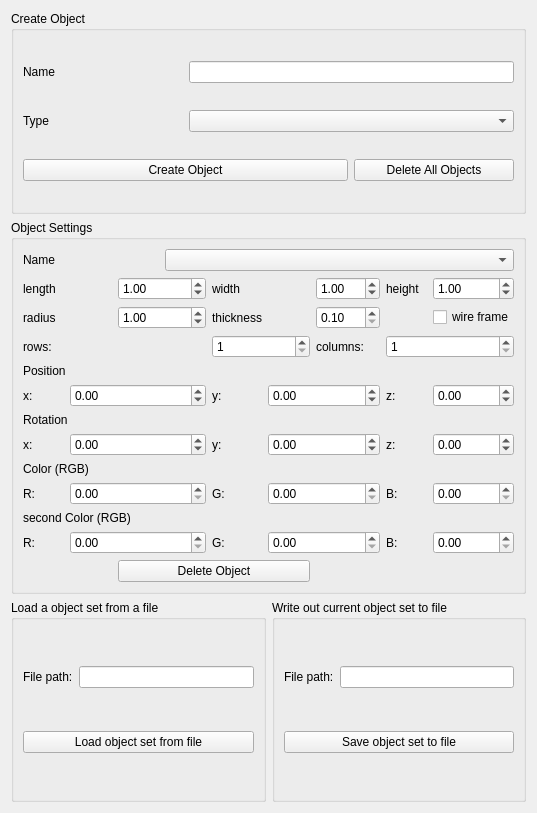
<?xml version="1.0" encoding="UTF-8"?>
<ui version="4.0">
 <class>SceneWidget</class>
 <widget class="QWidget" name="SceneWidget">
  <property name="geometry">
   <rect>
    <x>0</x>
    <y>0</y>
    <width>537</width>
    <height>813</height>
   </rect>
  </property>
  <property name="focusPolicy">
   <enum>Qt::StrongFocus</enum>
  </property>
  <property name="windowTitle">
   <string>Form</string>
  </property>
  <layout class="QGridLayout" name="gridLayout_5">
   <item row="0" column="0" colspan="2">
    <widget class="QGroupBox" name="mpObjectCreateBox">
     <property name="title">
      <string>Create Object</string>
     </property>
     <layout class="QGridLayout" name="gridLayout">
      <item row="0" column="0">
       <widget class="QLabel" name="mpLabelName_1">
        <property name="text">
         <string>Name</string>
        </property>
       </widget>
      </item>
      <item row="0" column="1" colspan="2">
       <widget class="QLineEdit" name="mpLineEditName">
        <property name="text">
         <string/>
        </property>
       </widget>
      </item>
      <item row="1" column="0">
       <widget class="QLabel" name="mpLabelType">
        <property name="text">
         <string>Type</string>
        </property>
       </widget>
      </item>
      <item row="1" column="1" colspan="2">
       <widget class="QComboBox" name="mpComboBoxType"/>
      </item>
      <item row="2" column="0" colspan="2">
       <widget class="QPushButton" name="mpPushButtonCreateObject">
        <property name="text">
         <string>Create Object</string>
        </property>
       </widget>
      </item>
      <item row="2" column="2">
       <widget class="QPushButton" name="mpPushButtonDeleteAllObjects">
        <property name="text">
         <string>Delete All Objects</string>
        </property>
       </widget>
      </item>
     </layout>
    </widget>
   </item>
   <item row="2" column="0">
    <widget class="QGroupBox" name="mpGroupBoxLoad">
     <property name="title">
      <string>Load a object set from a file</string>
     </property>
     <layout class="QGridLayout" name="gridLayout_3">
      <item row="0" column="0">
       <widget class="QLabel" name="label_2">
        <property name="text">
         <string>File path:</string>
        </property>
       </widget>
      </item>
      <item row="0" column="1">
       <widget class="QLineEdit" name="mpLoadPathLineEdit"/>
      </item>
      <item row="1" column="0" colspan="2">
       <widget class="QPushButton" name="mpPushButtonLoadSet">
        <property name="text">
         <string>Load object set from file</string>
        </property>
       </widget>
      </item>
     </layout>
    </widget>
   </item>
   <item row="2" column="1">
    <widget class="QGroupBox" name="mpGroupBoxSave">
     <property name="title">
      <string>Write out current object set to file</string>
     </property>
     <layout class="QGridLayout" name="gridLayout_4">
      <item row="0" column="0">
       <widget class="QLabel" name="label">
        <property name="text">
         <string>File path:</string>
        </property>
       </widget>
      </item>
      <item row="0" column="1">
       <widget class="QLineEdit" name="mpSavePathLineEdit"/>
      </item>
      <item row="1" column="0" colspan="2">
       <widget class="QPushButton" name="mpPushButtonSaveSet">
        <property name="text">
         <string>Save object set to file</string>
        </property>
       </widget>
      </item>
     </layout>
    </widget>
   </item>
   <item row="1" column="0" colspan="2">
    <widget class="QGroupBox" name="mpObjectSettingsBox">
     <property name="enabled">
      <bool>true</bool>
     </property>
     <property name="title">
      <string>Object Settings</string>
     </property>
     <layout class="QGridLayout" name="gridLayout_2">
      <item row="0" column="0" colspan="2">
       <widget class="QLabel" name="mpLabelName_2">
        <property name="text">
         <string>Name</string>
        </property>
       </widget>
      </item>
      <item row="0" column="3" colspan="6">
       <widget class="QComboBox" name="mpComboBoxName"/>
      </item>
      <item row="5" column="0" colspan="4">
       <widget class="QLabel" name="mpLabelChessboardSize">
        <property name="text">
         <string>rows:</string>
        </property>
       </widget>
      </item>
      <item row="6" column="0" colspan="3">
       <widget class="QLabel" name="mpLabelPosition">
        <property name="text">
         <string>Position</string>
        </property>
       </widget>
      </item>
      <item row="7" column="0">
       <widget class="QLabel" name="mpLabelPositionX">
        <property name="text">
         <string>x:</string>
        </property>
       </widget>
      </item>
      <item row="7" column="1" colspan="3">
       <widget class="QDoubleSpinBox" name="mpDoubleSpinBoxPositionX">
        <property name="minimum">
         <double>-1500.000000000000000</double>
        </property>
        <property name="maximum">
         <double>1500.000000000000000</double>
        </property>
        <property name="singleStep">
         <double>1.000000000000000</double>
        </property>
       </widget>
      </item>
      <item row="7" column="4">
       <widget class="QLabel" name="mpLabelPositionY">
        <property name="text">
         <string>y:</string>
        </property>
       </widget>
      </item>
      <item row="7" column="5" colspan="2">
       <widget class="QDoubleSpinBox" name="mpDoubleSpinBoxPositionY">
        <property name="minimum">
         <double>-1500.000000000000000</double>
        </property>
        <property name="maximum">
         <double>1500.000000000000000</double>
        </property>
        <property name="singleStep">
         <double>1.000000000000000</double>
        </property>
        <property name="value">
         <double>0.000000000000000</double>
        </property>
       </widget>
      </item>
      <item row="7" column="7">
       <widget class="QLabel" name="mpLabelPositionZ">
        <property name="text">
         <string>z:</string>
        </property>
       </widget>
      </item>
      <item row="7" column="8">
       <widget class="QDoubleSpinBox" name="mpDoubleSpinBoxPositionZ">
        <property name="minimum">
         <double>-1500.000000000000000</double>
        </property>
        <property name="maximum">
         <double>1500.000000000000000</double>
        </property>
        <property name="singleStep">
         <double>1.000000000000000</double>
        </property>
       </widget>
      </item>
      <item row="8" column="0" colspan="3">
       <widget class="QLabel" name="mpLabelRotation">
        <property name="text">
         <string>Rotation</string>
        </property>
       </widget>
      </item>
      <item row="9" column="0">
       <widget class="QLabel" name="mpLabelRotationX">
        <property name="text">
         <string>x:</string>
        </property>
       </widget>
      </item>
      <item row="9" column="1" colspan="3">
       <widget class="QDoubleSpinBox" name="mpDoubleSpinBoxRotationX">
        <property name="minimum">
         <double>-5.000000000000000</double>
        </property>
        <property name="maximum">
         <double>5.000000000000000</double>
        </property>
        <property name="singleStep">
         <double>0.100000000000000</double>
        </property>
       </widget>
      </item>
      <item row="9" column="4">
       <widget class="QLabel" name="mpLabelRotationY">
        <property name="text">
         <string>y:</string>
        </property>
       </widget>
      </item>
      <item row="9" column="5" colspan="2">
       <widget class="QDoubleSpinBox" name="mpDoubleSpinBoxRotationY">
        <property name="decimals">
         <number>2</number>
        </property>
        <property name="minimum">
         <double>-5.000000000000000</double>
        </property>
        <property name="maximum">
         <double>5.000000000000000</double>
        </property>
        <property name="singleStep">
         <double>0.100000000000000</double>
        </property>
       </widget>
      </item>
      <item row="9" column="7">
       <widget class="QLabel" name="mpLabelRotationZ">
        <property name="text">
         <string>z:</string>
        </property>
       </widget>
      </item>
      <item row="9" column="8">
       <widget class="QDoubleSpinBox" name="mpDoubleSpinBoxRotationZ">
        <property name="minimum">
         <double>-5.000000000000000</double>
        </property>
        <property name="maximum">
         <double>5.000000000000000</double>
        </property>
        <property name="singleStep">
         <double>0.100000000000000</double>
        </property>
       </widget>
      </item>
      <item row="10" column="0" colspan="3">
       <widget class="QLabel" name="mpLabelColor">
        <property name="text">
         <string>Color (RGB)</string>
        </property>
       </widget>
      </item>
      <item row="11" column="0">
       <widget class="QLabel" name="mpLabelColorR_1">
        <property name="text">
         <string>R:</string>
        </property>
       </widget>
      </item>
      <item row="11" column="1" colspan="3">
       <widget class="QDoubleSpinBox" name="mpDoubleSpinBoxColorR">
        <property name="maximum">
         <double>1.000000000000000</double>
        </property>
        <property name="singleStep">
         <double>0.050000000000000</double>
        </property>
       </widget>
      </item>
      <item row="11" column="4">
       <widget class="QLabel" name="mpLabelColorG_1">
        <property name="text">
         <string>G:</string>
        </property>
       </widget>
      </item>
      <item row="11" column="5" colspan="2">
       <widget class="QDoubleSpinBox" name="mpDoubleSpinBoxColorG">
        <property name="maximum">
         <double>1.000000000000000</double>
        </property>
        <property name="singleStep">
         <double>0.050000000000000</double>
        </property>
       </widget>
      </item>
      <item row="11" column="7">
       <widget class="QLabel" name="mpLabelColorB_1">
        <property name="text">
         <string>B:</string>
        </property>
       </widget>
      </item>
      <item row="11" column="8">
       <widget class="QDoubleSpinBox" name="mpDoubleSpinBoxColorB">
        <property name="maximum">
         <double>1.000000000000000</double>
        </property>
        <property name="singleStep">
         <double>0.050000000000000</double>
        </property>
       </widget>
      </item>
      <item row="12" column="0" colspan="5">
       <widget class="QLabel" name="mpLabelSecondColor">
        <property name="text">
         <string>second Color (RGB)</string>
        </property>
       </widget>
      </item>
      <item row="13" column="0">
       <widget class="QLabel" name="mpLabelColorR_2">
        <property name="text">
         <string>R:</string>
        </property>
       </widget>
      </item>
      <item row="13" column="1" colspan="3">
       <widget class="QDoubleSpinBox" name="mpDoubleSpinBoxSecondColorR">
        <property name="maximum">
         <double>1.000000000000000</double>
        </property>
        <property name="singleStep">
         <double>0.050000000000000</double>
        </property>
       </widget>
      </item>
      <item row="13" column="4">
       <widget class="QLabel" name="mpLabelColorG_2">
        <property name="text">
         <string>G:</string>
        </property>
       </widget>
      </item>
      <item row="13" column="5" colspan="2">
       <widget class="QDoubleSpinBox" name="mpDoubleSpinBoxSecondColorG">
        <property name="maximum">
         <double>1.000000000000000</double>
        </property>
        <property name="singleStep">
         <double>0.050000000000000</double>
        </property>
       </widget>
      </item>
      <item row="13" column="7">
       <widget class="QLabel" name="mpLabelColorB_2">
        <property name="text">
         <string>B:</string>
        </property>
       </widget>
      </item>
      <item row="13" column="8">
       <widget class="QDoubleSpinBox" name="mpDoubleSpinBoxSecondColorB">
        <property name="maximum">
         <double>1.000000000000000</double>
        </property>
        <property name="singleStep">
         <double>0.050000000000000</double>
        </property>
       </widget>
      </item>
      <item row="14" column="2" colspan="4">
       <widget class="QPushButton" name="mpPushButtonDeleteObject">
        <property name="text">
         <string>Delete Object</string>
        </property>
       </widget>
      </item>
      <item row="2" column="8">
       <widget class="QDoubleSpinBox" name="mpDoubleSpinBoxHeight">
        <property name="minimum">
         <double>0.100000000000000</double>
        </property>
        <property name="maximum">
         <double>500.000000000000000</double>
        </property>
        <property name="singleStep">
         <double>0.100000000000000</double>
        </property>
        <property name="value">
         <double>1.000000000000000</double>
        </property>
       </widget>
      </item>
      <item row="2" column="7">
       <widget class="QLabel" name="mpLabelHeight">
        <property name="text">
         <string>height</string>
        </property>
       </widget>
      </item>
      <item row="2" column="2" colspan="2">
       <widget class="QDoubleSpinBox" name="mpDoubleSpinBoxLength">
        <property name="minimum">
         <double>0.100000000000000</double>
        </property>
        <property name="maximum">
         <double>500.000000000000000</double>
        </property>
        <property name="singleStep">
         <double>0.100000000000000</double>
        </property>
        <property name="value">
         <double>1.000000000000000</double>
        </property>
       </widget>
      </item>
      <item row="2" column="0" colspan="2">
       <widget class="QLabel" name="mpLabelLenght">
        <property name="text">
         <string>length</string>
        </property>
       </widget>
      </item>
      <item row="2" column="4" colspan="2">
       <widget class="QLabel" name="mpLabelWidth">
        <property name="text">
         <string>width</string>
        </property>
       </widget>
      </item>
      <item row="2" column="6">
       <widget class="QDoubleSpinBox" name="mpDoubleSpinBoxWidth">
        <property name="minimum">
         <double>0.100000000000000</double>
        </property>
        <property name="maximum">
         <double>500.000000000000000</double>
        </property>
        <property name="singleStep">
         <double>0.100000000000000</double>
        </property>
        <property name="value">
         <double>1.000000000000000</double>
        </property>
       </widget>
      </item>
      <item row="4" column="0">
       <widget class="QLabel" name="mpLabelRadius">
        <property name="text">
         <string>radius</string>
        </property>
       </widget>
      </item>
      <item row="4" column="2" colspan="2">
       <widget class="QDoubleSpinBox" name="mpDoubleSpinBoxRadius">
        <property name="minimum">
         <double>0.100000000000000</double>
        </property>
        <property name="maximum">
         <double>500.000000000000000</double>
        </property>
        <property name="singleStep">
         <double>0.100000000000000</double>
        </property>
        <property name="value">
         <double>1.000000000000000</double>
        </property>
       </widget>
      </item>
      <item row="4" column="6">
       <widget class="QDoubleSpinBox" name="mpDoubleSpinBoxThickness">
        <property name="minimum">
         <double>0.100000000000000</double>
        </property>
        <property name="maximum">
         <double>100.000000000000000</double>
        </property>
        <property name="singleStep">
         <double>0.100000000000000</double>
        </property>
       </widget>
      </item>
      <item row="4" column="4">
       <widget class="QLabel" name="label_3">
        <property name="text">
         <string>thickness</string>
        </property>
       </widget>
      </item>
      <item row="4" column="8">
       <widget class="QCheckBox" name="mpWireFrameCheckBox">
        <property name="enabled">
         <bool>true</bool>
        </property>
        <property name="text">
         <string>wire frame</string>
        </property>
       </widget>
      </item>
      <item row="5" column="7" colspan="2">
       <widget class="QSpinBox" name="mpSpinBoxChessboardColumns">
        <property name="minimum">
         <number>1</number>
        </property>
        <property name="maximum">
         <number>25</number>
        </property>
        <property name="value">
         <number>1</number>
        </property>
       </widget>
      </item>
      <item row="5" column="6">
       <widget class="QLabel" name="label_4">
        <property name="text">
         <string>columns:</string>
        </property>
       </widget>
      </item>
      <item row="5" column="4" colspan="2">
       <widget class="QSpinBox" name="mpSpinBoxChessboardRows">
        <property name="minimum">
         <number>1</number>
        </property>
        <property name="maximum">
         <number>25</number>
        </property>
        <property name="value">
         <number>1</number>
        </property>
       </widget>
      </item>
     </layout>
    </widget>
   </item>
  </layout>
 </widget>
 <resources/>
 <connections/>
</ui>
